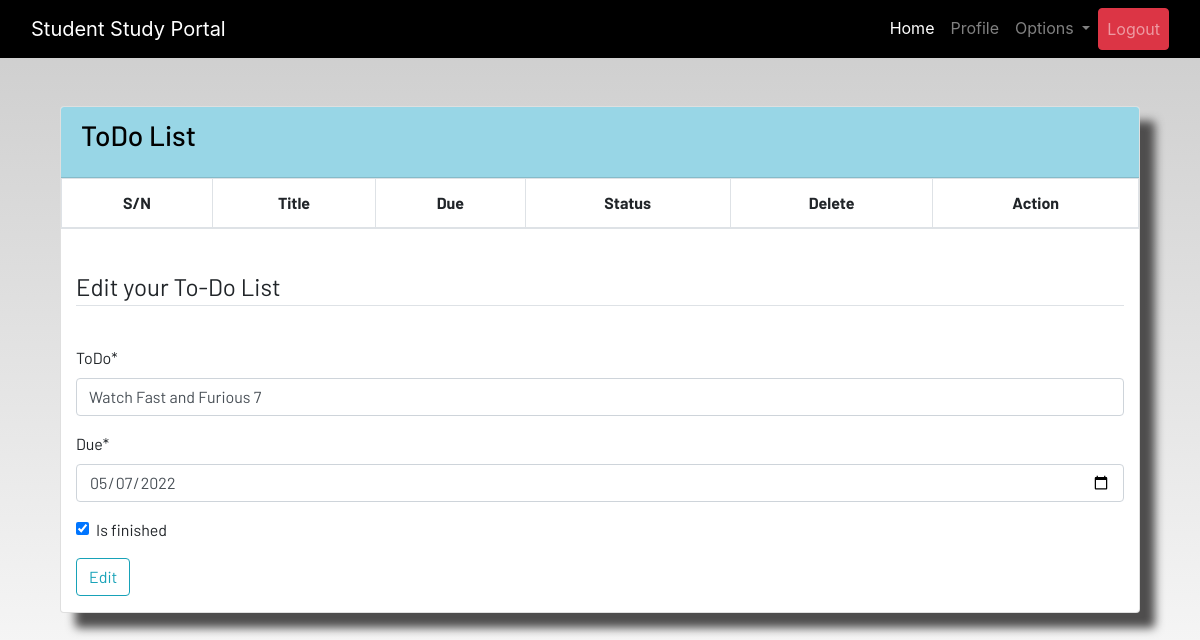
The page /edit-todo/4 (signed in) on the database its author committed.
### dashboard/models.py (models this page shows, shortened)
class ToDo(models.Model):
    user = models.ForeignKey(User, on_delete=models.CASCADE)
    title = models.CharField(_('ToDo'),max_length=100)
    due = models.DateTimeField()
    is_finished = models.BooleanField(default=False)
    class Meta:
        verbose_name = "ToDo"
        verbose_name_plural = "ToDo"

### dashboard/views.py (the view, shortened to what this page needs)
# urls.py: path('edit-todo/<int:pk>', views.edit_todo, name='edit-todo'),
@login_required
def edit_todo(request, pk=None):
    form = EditToDoForm()
    todo = ToDo.objects.get(id=pk)
    form.fields['title'].initial = todo.title
    form.fields['due'].initial = todo.due
    form.fields['is_finished'].initial = todo.is_finished
    '''
    else:
        messages.info(request, 'Invalid response method')
        return redirect('todo')
    '''
    data = {
        'form':form,
        'todo':todo
    }
    return render(request, 'dashboard/edit-todo.html', data)

### dashboard/forms.py
class EditToDoForm(forms.ModelForm):
    class Meta:
        model = ToDo
        widgets = {'due':DateInput()}
        fields = ['title','due','is_finished']

### dashboard/templates/dashboard/edit-todo.html (shortened to what this page needs)
{% extends 'dashboard/base.html' %}
{% load static %}
{% load crispy_forms_tags %}
{% block content %}
<div class="container">
    <section class="content">
        <div class="container-fluid">
            <div class="row">
                <div class="col-md-12">
                    <div class="card">
                        <div class="card-header">
                            <h3 class="card-title">ToDo List</h3>
                        </div>
                        <div class="card-body table-responsive p-0">
                            {% if not todo_done %}
                            <table class="table table-hover text-nowrap table-bordered">
                                <thead style="text-align:center">
                                    <tr>
                                        <th scope="col">S/N</th>
                                        <th scope="col">Title</th>
                                        <th scope="col">Due</th>
                                        <th scope="col">Status</th>
                                        <th scope="col">Delete</th>
                                        <th scope="col">Action</th>
                                    </tr>
                                </thead>
                            </table>
                            {% else %}
                            <div class="container" style="text-align: center;">
                                <h4>All tasks have been done! Create to add more</h4>
                            </div>
                            {% endif %}
                        </div><br>
                        <div class="container">
                            <form method="POST">
                                <fieldset class="form-group">
                                    <legend class="border-bottom mb-4">Edit your To-Do List</legend>
                                </fieldset>
                                {{form|crispy}}
                                <div class="form-group">
                                    <button class="btn btn-outline-info" type="submit">
                                        Edit
                                    </button>
                                </div>
                            </form>
                        </div>
                    </div>
                </div>
            </div>
        </div>
    </section>
    <br>
</div>
{% endblock content %}

### static/css/main.css (style rules this page uses)
html { scroll-behavior: smooth; height: 100%; width: 100%; }
.card { box-shadow: 15px 15px 10px rgb(78, 77, 77); }
.card-header { color: black !important; background: rgb(152, 214, 230) !important; transition: 0.3s ease-in; }
html, body { max-width: 100%; overflow-x: hidden; height: 100%; width: 100%; }
body { background: linear-gradient(rgba(0, 0, 0, 0.2), rgba(255, 255, 255, 0.5)); overflow-x: hidden; background-repeat: no-repeat; }
.card-header { background-color: rgb(133, 204, 231); }

### rows shown on the page
ToDo: title "Watch Fast and Furious 7", due "05/07/2022", is_finished "☑"
